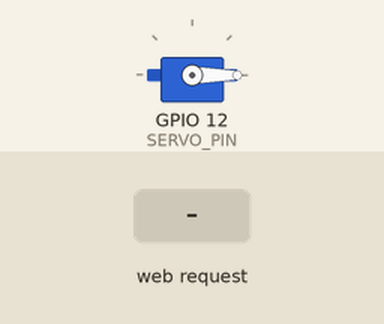
The sketch below on a simulated ESP32. Shown: servo. The test bench sets the inputs (shaded band). WiFi joins after 1.5 s; servers stay silent unless stated; what the sketch prints to the serial monitor is not drawn.

Above: at 2.7 s.
2.8 s: HTTP request GET /on received
At 3.7 s:
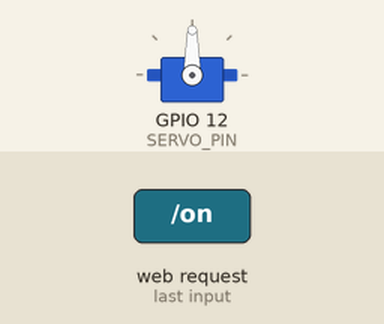
4.3 s: HTTP request GET /off received
At 4.8 s:
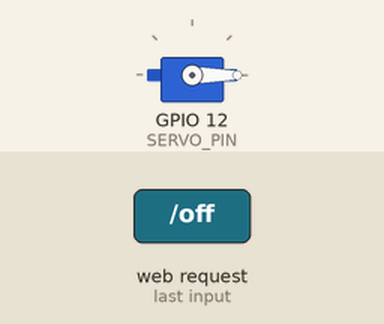
Timing chart, 0 to 7.3 s (numbered marks = the images above; inputs shaded):
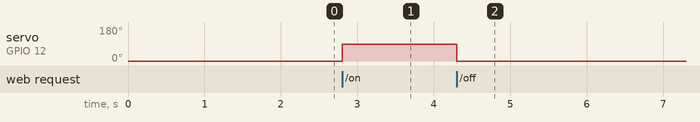

The sketch:

esp32_servo_webserver.ino
```cpp
#include <WiFi.h>
#include <WebServer.h>
#include <ESP32Servo.h>

// ---------- WIFI ----------
const char* ssid = "VIRGIN861";
const char* password = "5E1426DF4D16";

// ---------- SERVER ----------
WebServer server(80);

// ---------- SERVO ----------
Servo myServo;
#define SERVO_PIN 12   // try GPIO13 if GPIO12 fails

// Move servo ON
void handleOn() {
  myServo.write(90);
  server.send(200, "text/plain", "Servo ON");
}

// Move servo OFF
void handleOff() {
  myServo.write(0);
  server.send(200, "text/plain", "Servo OFF");
}

void setup() {
  Serial.begin(115200);

  // Servo setup
  myServo.attach(SERVO_PIN);
  myServo.write(0);

  // Wi-Fi connect
  WiFi.begin(ssid, password);
  Serial.print("Connecting");

  while (WiFi.status() != WL_CONNECTED) {
    delay(500);
    Serial.print(".");
  }

  Serial.println();
  Serial.println("Connected!");
  Serial.print("ESP32 IP: ");
  Serial.println(WiFi.localIP());

  // Web routes
  server.on("/on", handleOn);
  server.on("/off", handleOff);

  server.begin();
  Serial.println("Web server started");
}

void loop() {
  server.handleClient();
}
```

Measured:
- after the input at 2.8 s, servo on GPIO 12 (SERVO_PIN): 0° → 90° at once
- after the input at 4.3 s, servo on GPIO 12 (SERVO_PIN): 90° → 0° at once
